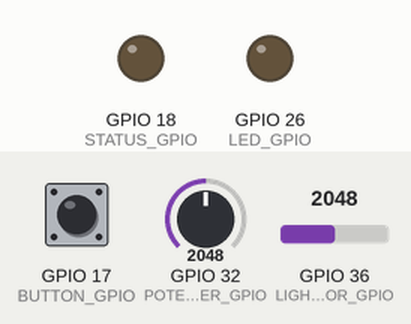
The program below on a simulated ESP32. Shown: output pins drawn as LEDs (lit = HIGH). The test bench sets the inputs (shaded band); at power-on: GPIO 17 (BUTTON_GPIO) HIGH, GPIO 32 (POTENTIOMETER_GPIO) = 2048, GPIO 36 (LIGHT_SENSOR_GPIO) = 2048. WiFi joins after 1.5 s; servers stay silent unless stated; uploads are accepted with an empty reply; what the program prints to the serial monitor is not drawn.

Above: at 2.9 s.
3.0 s: GPIO 17 (BUTTON_GPIO) pulled LOW for 0.15 s
At 4.1 s:
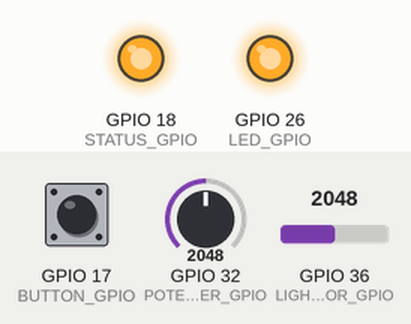
4.8 s: GPIO 17 (BUTTON_GPIO) pulled LOW for 1 s
At 6.5 s:
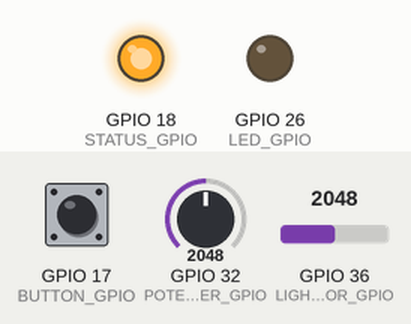
7.3 s: GPIO 17 (BUTTON_GPIO) pulsed LOW 5 times (0.12 s each, 0.3 s apart)
At 9.6 s:
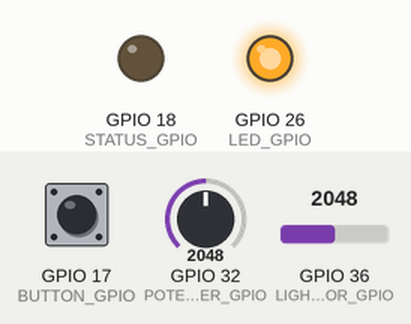
10.3 s: GPIO 17 (BUTTON_GPIO) pulled LOW for 3.2 s
At 14.9 s:
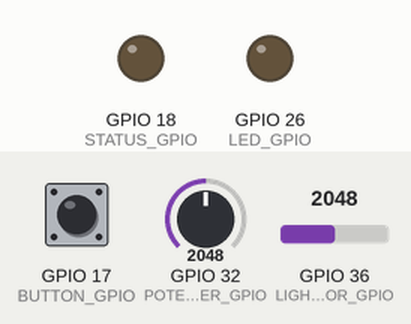
Timing chart, 0 to 16.0 s (numbered marks = the images above; inputs shaded):
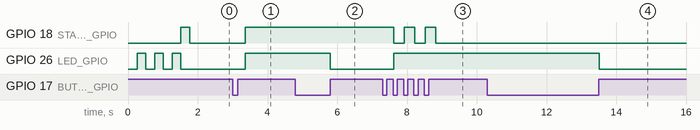

Measured:
- after the input at 3.0 s, GPIO 18 (STATUS_GPIO), GPIO 26 (LED_GPIO): LOW → HIGH after 0.36 s
- after the input at 4.8 s, GPIO 26 (LED_GPIO): HIGH → LOW after 1.0 s
- after the input at 7.3 s, GPIO 18 (STATUS_GPIO): alternates HIGH for 0.30 s and LOW for 0.30 s, 5 changes in all, then stays LOW, starting after 0.32 s; GPIO 26 (LED_GPIO): LOW → HIGH after 0.32 s
- after the input at 10.3 s, GPIO 26 (LED_GPIO): HIGH → LOW after 3.2 s

The program:

main.cpp
```cpp
#include <Arduino.h>

/*
 * Read the ADC and turn a light on when it gets dark.
 * Press the button to toggle the lights.
 * Turning the light on sets the override mode so the light sensor won't turn it off.
 * Long press to exit override mode.
 * TO DO: increase the threshold before it turns the light off to stop it oscillating
 * or detect oscillations and increase the threshold when it happens?
 * (when it turns the light on and off, measure the change in intensity and set that
 * to be the threshold difference?)
 */
#include "../include/lights.h"

bool light_on = true;
bool light_override = false;
int buttonPressedFor = 0;

// Don't change the light immediately, it must be past the threshold for a few intervals.
int beenDarkFor = 0;
int beenLightFor = 0;

void setup() {
    Serial.begin(115200);
    pinMode(LED_GPIO, OUTPUT);
    pinMode(BUTTON_GPIO, INPUT);
    pinMode(STATUS_GPIO, OUTPUT);
    setup_wifi();
    light_on = read_status();
}

void loop() {
    if(button_pressed()) {
        buttonPressedFor++;
        delay(10);
        return;
    }
    if (buttonPressedFor>50){
        // Long press, disable override mode
        light_override = false;
    }else if (buttonPressedFor>0){
        // short press, toggle light and enter override mode
        light_override = true;
        light_on = !light_on;
        set_light(light_on);
    }
    buttonPressedFor = 0;

    if(!light_override){
        int light_level = read_light_sensor();
        int threshold = read_pot();
        if((light_level > threshold + 5) && light_on){
            if(beenLightFor++ > 1000){
                light_on = false;
                set_light(light_on);
                beenLightFor = 0;
            }
        }
        else if((light_level < threshold - 5) && !light_on){
            if(beenDarkFor++ > 500){
                light_on = true;
                set_light(light_on);
                beenDarkFor = 0;
            }
        }
        else {
            beenDarkFor = 0;
            beenLightFor = 0;
        }
    }

    digitalWrite(LED_GPIO, light_override);
    digitalWrite(STATUS_GPIO, light_on);
    delay(10);
}
```

lights.h
```cpp
//
// Created by Mike Downey on 04/12/2022.
//

#ifndef HUE_LIGHTS_LIGHTS_H
#define HUE_LIGHTS_LIGHTS_H

#define LIGHT_SENSOR_GPIO 36
#define POTENTIOMETER_GPIO 32
#define BUTTON_GPIO 17
#define LED_GPIO 26
#define STATUS_GPIO 18

// From hardware.cpp
int read_light_sensor();
bool button_pressed();
int read_pot();

//from wifi.cpp
void setup_wifi();
void set_light(bool light_on);
bool read_status();
bool connectWifi();
void send_light_command(bool light_on, int brightness);


#endif //HUE_LIGHTS_LIGHTS_H
```

hardware.cpp
```cpp
#include <Arduino.h>
#include "../include/lights.h"

// Returns value in the range 0-255
int read_light_sensor(){
    return analogRead(LIGHT_SENSOR_GPIO) / 16;
}

bool button_pressed(){
    return !digitalRead(BUTTON_GPIO);
}

int read_pot(){
    return analogRead(POTENTIOMETER_GPIO) / 16; // 12 bit to 8 bit
}
```

lights.cpp
```cpp
#include <Arduino.h>
#include <WiFi.h>
#include <HTTPClient.h>
#include "../include/lights.h"

// WIFI credentials
const char *ssid = "wifi ssid goes here";
const char *password = "wifi password goes here";

const char *ask = "http://192.168.0.xx/api/API_ID_CODE/lights/LIGHT_ID";
const char *post = "http://192.168.0.xx/api/API_ID_CODE/lights/LIGHT_ID/state";


void setup_wifi() {
    bool weAreConnected = false;
    do {
        weAreConnected = connectWifi();
    } while (!weAreConnected);
}

bool connectWifi() {
    WiFi.mode(WIFI_STA);
    WiFi.begin(ssid, password);
    delay(10);

    // We start by connecting to a WiFi network
    Serial.println();
    Serial.print("Connecting to ");
    Serial.println(ssid);

    bool led = true;
    int attempts = 20;
    while (WiFi.status() != WL_CONNECTED) {
        delay(250);
        digitalWrite(LED_GPIO, led);
        led = !led;
        Serial.print(".");
        if (attempts-- <= 0) {
            Serial.println();
            Serial.println("Failed to connect");
            delay(1000);
            return false;
        }
    }
    digitalWrite(STATUS_GPIO, true);
    Serial.println("");
    Serial.println("WiFi connected");
    Serial.print("IP address: ");
    Serial.println(WiFi.localIP());
    delay(50);
    return true;
}

void set_light(bool light_on) {
    Serial.print("Turning light ");
    Serial.println(light_on ? "on" : "off");
    send_light_command(light_on, 254);
}

void set_brightness(int brightness) {
    if (brightness == 0) {
        send_light_command(false, 0);
    } else {
        send_light_command(true, brightness);
    }
}

void send_light_command(bool light_on, int brightness) {
    if (brightness > 254) { brightness = 254; }
    if (brightness < 1) { brightness = 1; }

    HTTPClient http;
    http.begin(post);
    String body;
    if (brightness < 1 || !light_on) {
        body = String("{\"on\":false}");
    } else {
        body = String("{\"on\":true,\"bri\":");
        body.concat(brightness);
        body.concat("}");
    }
    int httpResponseCode = http.PUT(body);
    Serial.println("Sending:");
    Serial.println(body);
    if (httpResponseCode > 0) {
        Serial.print("HTTP Response code: ");
        Serial.println(httpResponseCode);
        String payload = http.getString();
        Serial.println(payload);
    }
    http.end();
}

bool read_status() {
    HTTPClient http;
    http.begin(ask);
    bool light_status = false;
    int httpResponseCode = http.GET();

    if (httpResponseCode > 0) {
        Serial.print("HTTP Response code: ");
        Serial.println(httpResponseCode);
        String payload = http.getString();
        Serial.println(payload);
        if (payload.startsWith("{\"state\":{\"on\":true")) {
            light_status = true;
            Serial.println("True");
        }
    } else {
        Serial.print("Error code: ");
        Serial.println(httpResponseCode);
    }
    http.end();
    return light_status;
}
```
